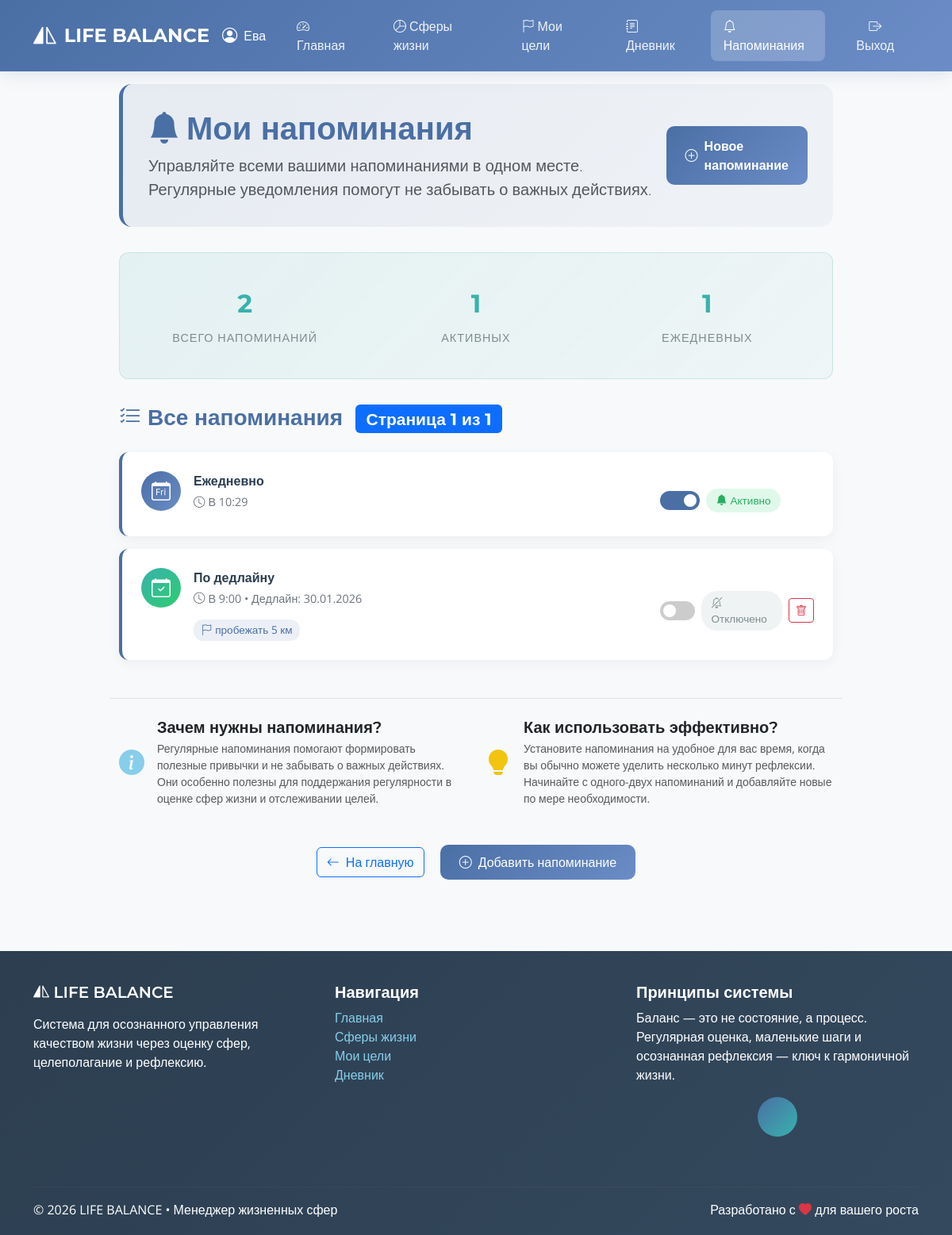
The app's page /reminders/ (signed in) with its own data.
### lifemanager/models.py (models this page shows, shortened)
class User(AbstractBaseUser):
    id = models.UUIDField(primary_key=True, default=uuid.uuid4, editable=False)
    name = models.CharField(max_length=100, null=False, blank=False)
    email = models.EmailField(max_length=255, unique=True, null=False, blank=False)
    created_at = models.DateTimeField(auto_now_add=True)
    is_active = models.BooleanField(default=True)
    is_admin = models.BooleanField(default=False)
    objects = UserManager()
    USERNAME_FIELD = 'email'
    REQUIRED_FIELDS = ['name']

class Reminder(models.Model):
    class Type(models.TextChoices):
        DAILY = 'daily', 'Ежедневно'
        WEEKLY = 'weekly', 'Еженедельно'
        DEADLINE_BASED = 'deadline_based', 'По дедлайну'
    id = models.UUIDField(primary_key=True, default=uuid.uuid4, editable=False)
    type = models.CharField(max_length=20, choices=Type.choices, null=False, blank=False)
    time = models.TimeField(null=False, blank=False)
    is_enabled = models.BooleanField(default=True)
    frequency = models.CharField(max_length=100, null=True, blank=True)  # напр. "Каждый понедельник"
    user = models.ForeignKey(User, on_delete=models.CASCADE)
    goal = models.ForeignKey(Goal, on_delete=models.CASCADE, null=True, blank=True)
    sphere = models.ForeignKey(LifeSphere, on_delete=models.SET_NULL, null=True, blank=True)

class Goal(models.Model):
    class Status(models.TextChoices):
        ACTIVE = 'active', 'Активна'
        COMPLETED = 'completed', 'Выполнена'
        POSTPONED = 'postponed', 'Отложена'
    id = models.UUIDField(primary_key=True, default=uuid.uuid4, editable=False)
    title = models.CharField(max_length=100, null=False, blank=False)
    description = models.TextField(null=True, blank=True)
    deadline = models.DateField(null=False, blank=False)
    status = models.CharField(max_length=20, choices=Status.choices, default=Status.ACTIVE)
    progress = models.PositiveSmallIntegerField(
        validators=[MinValueValidator(0), MaxValueValidator(100)],
        default=0,
        null=False,
        blank=False
    )
    user = models.ForeignKey(User, on_delete=models.CASCADE)
    sphere = models.ForeignKey(LifeSphere, on_delete=models.CASCADE)
    created_at = models.DateTimeField(auto_now_add=True, verbose_name="Дата создания")
    is_pinned = models.BooleanField(default=False, verbose_name="Закреплено")
    class Meta:
        ordering = ['-is_pinned', 'deadline']

### lifemanager/views.py (the view)
# urls.py: path('reminders/', views.reminder_list, name='reminder_list'),
@login_required
def reminder_list(request):
    reminders = Reminder.objects.filter(user=request.user).order_by('type', 'time')
    total_count = reminders.count()
    active_count = reminders.filter(is_enabled=True).count()
    daily_count = reminders.filter(type='daily').count()
    paginator = Paginator(reminders, 5)
    page_number = request.GET.get('page', 1)
    try:
        page_obj = paginator.page(page_number)
    except PageNotAnInteger:
        page_obj = paginator.page(1)
    except EmptyPage:
        page_obj = paginator.page(paginator.num_pages)
    return render(request, 'reminders/reminder_list.html', {
        'page_obj': page_obj,
        'reminders': page_obj.object_list,
        'total_count': total_count,
        'active_count': active_count,
        'daily_count': daily_count,
        'paginator': paginator,
    })

### lifemanager/templates/reminders/reminder_list.html (shortened to what this page needs)
{% extends 'base.html' %}
{% block content %}
<div class="reminders-container fade-in">
    <div class="reminders-header">
        <div class="d-flex justify-content-between align-items-center">
            <div>
                <h1 class="display-6 fw-bold mb-2" style="color: var(--primary);">
                    <i class="bi bi-bell-fill me-2"></i>Мои напоминания
                </h1>
                <p class="lead mb-0 text-muted">
                    Управляйте всеми вашими напоминаниями в одном месте.
                    Регулярные уведомления помогут не забывать о важных действиях.
                </p>
            </div>
            <a href="{% url 'create_reminder' %}" class="create-btn">
                <i class="bi bi-plus-circle me-2"></i>Новое напоминание
            </a>
        </div>
    </div>
    {% if reminders %}
        <div class="stats-card">
            <div class="row text-center">
                <div class="col-md-4">
                    <div class="stat-item">
                        <div class="stat-value">{{ total_count }}</div>
                        <div class="stat-label">Всего напоминаний</div>
                    </div>
                </div>
                <div class="col-md-4">
                    <div class="stat-item">
                        <div class="stat-value">{{ active_count }}</div>
                        <div class="stat-label">Активных</div>
                    </div>
                </div>
                <div class="col-md-4">
                    <div class="stat-item">
                        <div class="stat-value">{{ daily_count }}</div>
                        <div class="stat-label">Ежедневных</div>
                    </div>
                </div>
            </div>
        </div>
        <div class="mt-4">
            <h3 class="mb-4" style="color: var(--primary);">
                <i class="bi bi-list-check me-2"></i>Все напоминания
                <span class="badge bg-primary ms-2">Страница {{ page_obj.number }} из {{ page_obj.paginator.num_pages }}</span>
            </h3>
            {% for reminder in reminders %}
            <div class="reminder-card">
                <div class="row align-items-center">
                    <div class="col-md-9">
                        <div class="d-flex align-items-start">
                            <div class="reminder-icon {% if reminder.type == 'daily' %}icon-daily{% elif reminder.type == 'weekly' %}icon-weekly{% else %}icon-deadline{% endif %}">
                                {% if reminder.type == 'daily' %}
                                    <i class="bi bi-calendar-day"></i>
                                {% elif reminder.type == 'weekly' %}
                                    <i class="bi bi-calendar-week"></i>
                                {% else %}
                                    <i class="bi bi-calendar-check"></i>
                                {% endif %}
                            </div>
                            <div class="flex-grow-1">
                                <div class="reminder-title">
                                    {{ reminder.get_type_display }}
                                </div>
                                <div class="reminder-meta">
                                    <i class="bi bi-clock me-1"></i>В {{ reminder.time }}
                                    {% if reminder.type == 'deadline_based' and reminder.goal %}
                                        • Дедлайн: {{ reminder.goal.deadline|date:"d.m.Y" }}
                                    {% endif %}
                                </div>
                                {% if reminder.goal %}
                                <div class="reminder-goal">
                                    <i class="bi bi-flag me-1"></i>{{ reminder.goal.title }}
                                </div>
                                {% endif %}
                            </div>
                        </div>
                    </div>
                    <div class="col-md-3">
    <div class="reminder-actions d-flex align-items-center gap-2">
        <div class="status-toggle">
            <label class="switch">
                <span class="slider"></span>
            </label>
            <span class="status-badge {% if reminder.is_enabled %}status-active{% else %}status-inactive{% endif %}">
                {% if reminder.is_enabled %}
                    <i class="bi bi-bell-fill me-1"></i>Активно
                {% else %}
                    <i class="bi bi-bell-slash me-1"></i>Отключено
                {% endif %}
            </span>
        </div>
        {% if not reminder.is_enabled %}
        <a href="{% url 'delete_reminder' reminder.id %}"
           class="btn btn-sm btn-outline-danger"
           title="Удалить напоминание">
            <i class="bi bi-trash"></i>
        </a>
        {% endif %}
    </div>
</div>
                </div>
            </div>
            {% endfor %}
        </div>
    {% endif %}
    <div class="row mt-5 pt-4 border-top">
        <div class="col-md-6">
            <div class="d-flex align-items-center">
                <div class="me-3">
                    <i class="bi bi-info-circle-fill" style="font-size: 2rem; color: var(--info);"></i>
                </div>
                <div>
                    <h5 class="mb-1">Зачем нужны напоминания?</h5>
                    <p class="mb-0 text-muted small">
                        Регулярные напоминания помогают формировать полезные привычки
                        и не забывать о важных действиях. Они особенно полезны для поддержания
                        регулярности в оценке сфер жизни и отслеживании целей.
                    </p>
                </div>
            </div>
        </div>
        <div class="col-md-6">
            <div class="d-flex align-items-center">
                <div class="me-3">
                    <i class="bi bi-lightbulb-fill" style="font-size: 2rem; color: #f1c40f;"></i>
                </div>
                <div>
                    <h5 class="mb-1">Как использовать эффективно?</h5>
                    <p class="mb-0 text-muted small">
                        Установите напоминания на удобное для вас время, когда вы обычно
                        можете уделить несколько минут рефлексии. Начинайте с одного-двух
                        напоминаний и добавляйте новые по мере необходимости.
                    </p>
                </div>
            </div>
        </div>
    </div>
    <div class="text-center mt-5">
        <a href="{% url 'dashboard' %}" class="btn btn-outline-primary me-3">
            <i class="bi bi-arrow-left me-2"></i>На главную
        </a>
        <a href="{% url 'create_reminder' %}" class="btn btn-primary">
            <i class="bi bi-plus-circle me-2"></i>Добавить напоминание
        </a>
    </div>
</div>
{% endblock %}

### lifemanager/templates/base.html (shortened to what this page needs)
{% load json_extras %}
{% load static %}
<!DOCTYPE html>
<html lang="ru">
<head>
    <link href="https://cdn.jsdelivr.net/npm/bootstrap@5.3.0/dist/css/bootstrap.min.css" rel="stylesheet">
    <link rel="stylesheet" href="https://cdn.jsdelivr.net/npm/bootstrap-icons@1.10.0/font/bootstrap-icons.css">
</head>
<body>
    <nav class="navbar navbar-expand-lg navbar-dark fixed-top">
        <div class="container">
            <a class="navbar-brand" href="{% url 'dashboard' %}">
                <i class="bi bi-symmetry-vertical"></i>
                LIFE BALANCE
            </a>
            <div class="collapse navbar-collapse" id="navbarNav">
                <ul class="navbar-nav ms-auto">
                    {% if user.is_authenticated %}
                        <li class="nav-item d-flex align-items-center">
                            <a href="{% url 'profile' %}" class="user-greeting text-decoration-none" style="color: white;">
                                <i class="bi bi-person-circle"></i>
                                {{ user.name }}
                            </a>
                        </li>
                        <li class="nav-item">
                            <a class="nav-link {% if request.resolver_match.url_name == 'dashboard' %}active{% endif %}" href="{% url 'dashboard' %}">
                                <i class="bi bi-speedometer2"></i> Главная
                            </a>
                        </li>
                        <li class="nav-item">
                            <a class="nav-link {% if request.resolver_match.url_name == 'sphere_list' %}active{% endif %}" href="{% url 'sphere_list' %}">
                                <i class="bi bi-pie-chart"></i> Сферы жизни
                            </a>
                        </li>
                        <li class="nav-item">
                            <a class="nav-link {% if request.resolver_match.url_name == 'goal_list' %}active{% endif %}" href="{% url 'goal_list' %}">
                                <i class="bi bi-flag"></i> Мои цели
                            </a>
                        </li>
                        <li class="nav-item">
                            <a class="nav-link {% if request.resolver_match.url_name == 'diary_list' %}active{% endif %}" href="{% url 'diary_list' %}">
                                <i class="bi bi-journal-text"></i> Дневник
                            </a>
                        </li>
                        <li class="nav-item">
                            <a class="nav-link {% if request.resolver_match.url_name == 'reminder_list' %}active{% endif %}" href="{% url 'reminder_list' %}">
                                <i class="bi bi-bell"></i> Напоминания
                            </a>
                         </li>
                        <li class="nav-item">
                            <a class="nav-link btn btn-outline-light btn-sm ms-2" href="{% url 'logout' %}">
                                <i class="bi bi-box-arrow-right"></i> Выход
                            </a>
                        </li>
                    {% endif %}
                </ul>
            </div>
        </div>
    </nav>
    <main class="main-container">
        <div class="container fade-in">
            {% block content %}{% endblock %}
        </div>
    </main>
    <footer class="footer">
        <div class="container">
            <div class="row">
                <div class="col-md-4 mb-4">
                    <h5><i class="bi bi-symmetry-vertical"></i> LIFE BALANCE</h5>
                    <p class="mt-3">Система для осознанного управления качеством жизни через оценку сфер, целеполагание и рефлексию.</p>
                </div>
                <div class="col-md-4 mb-4">
                    <h5>Навигация</h5>
                    <ul class="list-unstyled">
                        <li><a href="{% url 'dashboard' %}">Главная</a></li>
                        <li><a href="{% url 'sphere_list' %}">Сферы жизни</a></li>
                        <li><a href="{% url 'goal_list' %}">Мои цели</a></li>
                        <li><a href="{% url 'diary_list' %}">Дневник</a></li>
                    </ul>
                </div>
                <div class="col-md-4 mb-4">
                    <h5>Принципы системы</h5>
                    <p>Баланс — это не состояние, а процесс. Регулярная оценка, маленькие шаги и осознанная рефлексия — ключ к гармоничной жизни.</p>
                    <div class="balance-icon">
                    </div>
                </div>
            </div>
            <hr class="mt-4 mb-3" style="border-color: rgba(255,255,255,0.1);">
            <div class="row">
                <div class="col-md-6">
                    <p class="mb-0">&copy; {% now "Y" %} LIFE BALANCE • Менеджер жизненных сфер</p>
                </div>
                <div class="col-md-6 text-md-end">
                    <p class="mb-0">Разработано с <i class="bi bi-heart-fill text-danger"></i> для вашего роста</p>
                </div>
            </div>
        </div>
    </footer>
</body>
</html>

### records on screen
User: name "Ева"
Reminder: type "Ежедневно", time "10:29", is_enabled True (drawn)
Reminder: type "По дедлайну", time "9:00", goal.deadline "30.01.2026", goal "пробежать 5 км", is_enabled False (drawn)

### other values on screen
{{ total_count }} "2"
{{ active_count }} "1"
{{ daily_count }} "1"
{{ page_obj.number }} "1"
{{ page_obj.paginator.num_pages }} "1"
